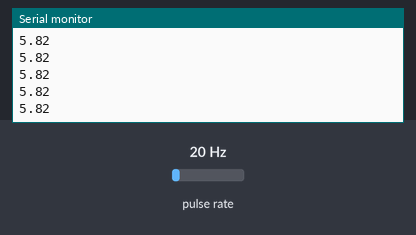
Simulated run of this sketch. Board: Arduino Uno, built with avr-gcc and run on an emulated ATmega328P. Shown: the last lines printed to the serial monitor. Wiring (inferred from the names in the program): pulse sensor: data pin 2. The test bench sets the inputs (shaded band); at power-on: pulse rate 20 Hz.

Above: at 1.2 s.
1.3 s: pulse rate (sensor on pin 2) set to 4 Hz
At 1.56 s:
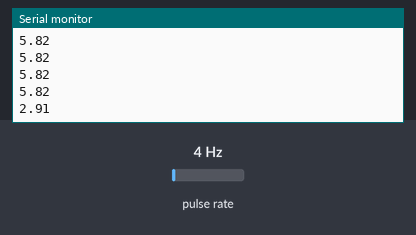
2.8 s: pulse rate (sensor on pin 2) set to 50 Hz
At 2.97 s:
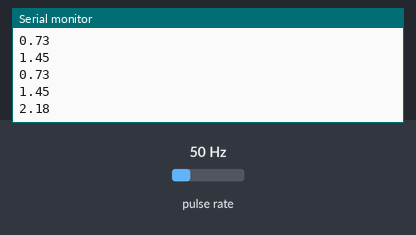
Timing chart, 0 to 5.8 s (numbered marks = the images above; inputs shaded):
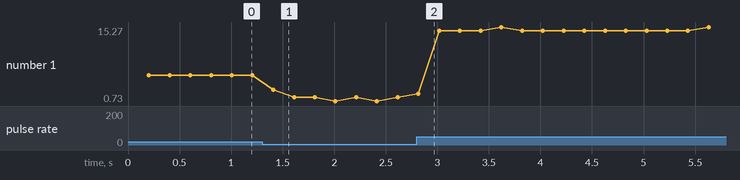

Measured:
- after the input at 1.3 s, the serial monitor: prints a new line after 0.11 s (image 1)
- after the input at 2.8 s, the serial monitor: prints a new line at once (image 2)
- plotted number 1: 5.82 → 1.45 after the input at 1.3 s, 1.45 → 14.55 after the input at 2.8 s

The sketch:

flow_8.ino
```cpp
const int flowPin = 2;    //This is the input pin on the Arduino
double flowRate = 0;    //This is the value we intend to calculate.
volatile int count; //This integer needs to be set as volatile to ensure it updates correctly during the interrupt process.
unsigned long tbefore = 0;
double t = 0;
int line = 0;

void setup() {

  pinMode(flowPin, INPUT_PULLUP);           //Sets the pin as an input
  attachInterrupt(0, Flow, CHANGE);  //Configures interrupt 0 (pin 2 on the Arduino Uno) to run the function "Flow"
  Serial.begin(115200);                //Start Serial
  //Serial.println("CLEARDATA");        //Communication with PLX DAQ Excel
  //Serial.println("LABEL,Time,Tempo,FlowRate"); //Col names in Excel

}
void loop()
{
  if (millis() - tbefore > 200
  )
   {

    line++;
    noInterrupts(); //Disable the interrupts on the Arduino
    t = millis();
    int my_count = count ;      // Reset the counter so we start counting from 0 again
    count = 0; // update count
    interrupts();   //Enables interrupts on the Arduino

    // handle sampling time in one place and consistently:
     unsigned long now = millis() ;   // sample time once only per loop, otherwise you mis-account it.
     unsigned long duration = now - tbefore ;
     tbefore = now;  // setup tbefore for next time,

     flowRate = ((1000 / duration) * my_count) / 5.5;  // use the local variable only here.
     //flowRate = (flowRate / 60) * 1000 ; // ml/s

    //Serial.print("DATA,TIME,");  //Printing in the Excel file
    //Serial.print(t);
    //Serial.print(",");
    Serial.println(flowRate);

   }

  if (line > 50)
  {
    line = 0;
    //Serial.println("ROW,SET,2"); //Jump to row 2 in the PLX DAQ excel file
  }

}

void Flow()
{
   count++; //Every time this function is called, increment "count" by 1
}
```
